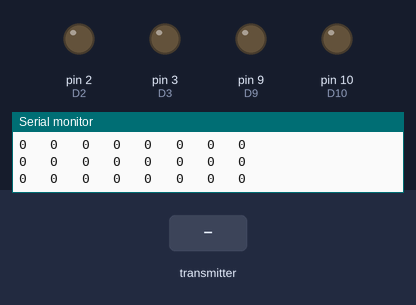
Bench run of a sketch on a simulated Arduino Uno, built with avr-gcc and run on an emulated ATmega328P. Parts: output pins drawn as LEDs (lit = HIGH), the last lines printed to the serial monitor. The inputs (shaded band) are chosen by the test bench. No radio packets arrive unless stated; pins used as bus, display or sensor lines are not drawn.

Above: at 1.2 s.
1.3 s: the transmitter starts sending ch3 = 64
At 2.4 s:
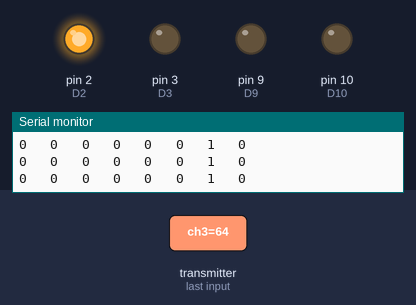
2.8 s: the transmitter starts sending ch3 = 255
At 3.4 s:
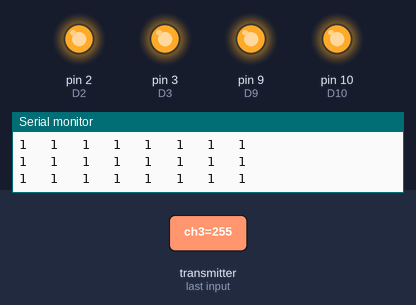
4.3 s: the transmitter starts sending ch3 = 0
At 4.6 s:
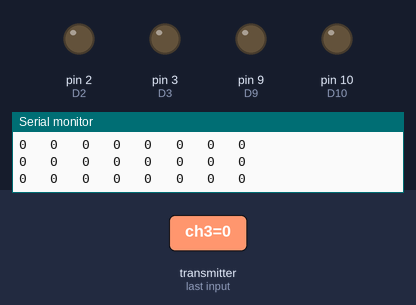
Timing chart, 0 to 7.3 s (numbered marks = the images above; inputs shaded):
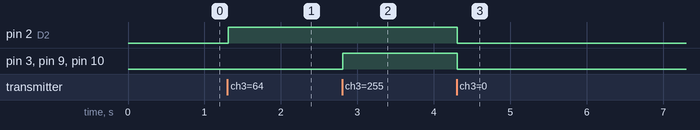

The sketch:

Gotov_Vixen_peredacha_6.ino
```cpp
/* Receiver code for the Arduino VIXEN Wireless lights controls

   If you have any issues with this code or suggestions please feel free to contact me.
                          Jody Payne
                   Knucklebuster620@live.com

 * Install the NRF24 library to your IDE

    NRF24 Pins

    GND    ->   GND
    Vcc    ->   3.3V
    CE     ->   A1
    CNS   ->   A0
    CLK    ->   D13
    MOSI   ->   D11
    MISO   ->   D12
*/
#define D2 2
#define D3 3
#define D4 4
#define D5 5
#define D6 6
#define D9 9
#define D10 10


#include <SPI.h>
#include <nRF24L01.h>
#include <RF24.h>

RF24 radio(7, 8);  //CE and CSN pins

byte address = 55;


// The sizeof this struct should not exceed 32 bytes
struct Received_data {
  byte ch1;
  byte ch2;
  byte ch3;
//  byte ch4;
//  byte ch5;
//  byte ch6;
};

Received_data received_data;


int ch1_value = 0;
int ch2_value = 0;
int ch3_value = 0;
//int ch4_value = 0;
//int ch5_value = 0;
//int ch6_value = 0;


void reset_the_Data()
{
  // 'safe' values to use when NO radio input is detected
  received_data.ch1 = 0;
  received_data.ch2 = 0;
  received_data.ch3 = 0;
//  received_data.ch4 = 0;
//  received_data.ch5 = 0;
//  received_data.ch6 = 0;
}


/**************************************************/

void setup()
{
  Serial.begin(57600);
    pinMode(D10, OUTPUT);
    pinMode(D9, OUTPUT);
    pinMode(D6, OUTPUT);
    pinMode(D5, OUTPUT);
    pinMode(D4, OUTPUT);
    pinMode(D3, OUTPUT);
    pinMode(D2, OUTPUT);
    digitalWrite(D10, LOW);
    digitalWrite(D9, LOW);
    digitalWrite(D6, LOW);
    digitalWrite(D5, LOW);
    digitalWrite(D4, LOW);
    digitalWrite(D3, LOW);
    digitalWrite(D2, LOW);

  //We reset the received values
  reset_the_Data();

  //Once again, begin and radio configuration
  radio.begin();
//  radio.setChannel(27);
  radio.openReadingPipe(0, address);
  radio.setPALevel(RF24_PA_MIN);
  radio.setDataRate(RF24_2MBPS);
//  radio.enableDynamicPayloads();
  radio.setAutoAck(false);
//  radio.openReadingPipe (0,0xAABBCCDD11LL);                 // Открываем 1 трубу с адресом 0xAABBCCDD11, для приема данных.
  radio.startListening();

}

/**************************************************/

unsigned long lastRecvTime = 0;

//We create the function that will read the data each certain time
void receive_the_data()
{
  while ( radio.available() ) {
  radio.read(&received_data, sizeof(Received_data));
  lastRecvTime = millis(); //Here we receive the data
}
}
/**************************************************/

void loop(){
  receive_the_data();
  unsigned long now = millis();
  if ( now - lastRecvTime > 1000 ) {
    // signal lost?
    reset_the_Data();
    //Go up and change the initial values if you want depending on
    //your aplications.
  }


  ch1_value = received_data.ch1;
  ch2_value = received_data.ch2;
  ch3_value = received_data.ch3;
//  ch4_value = received_data.ch4;
//  ch5_value = received_data.ch5;
//  ch6_value = received_data.ch6;

Serial.print(bitRead(ch3_value, 0));Serial.print("   ");Serial.print(bitRead(ch3_value, 1));Serial.print("   ");Serial.print(bitRead(ch3_value, 2));Serial.print("   ");
Serial.print(bitRead(ch3_value, 3));Serial.print("   ");Serial.print(bitRead(ch3_value, 4));Serial.print("   ");Serial.print(bitRead(ch3_value, 5));Serial.print("   ");
Serial.print(bitRead(ch3_value, 6));Serial.print("   ");Serial.print(bitRead(ch3_value, 7));Serial.println("   ");

 if bitRead(ch3_value, 0)
    digitalWrite(D10, HIGH);
    else
    digitalWrite(D10, LOW);

 if bitRead(ch3_value, 1)
    digitalWrite(D9, HIGH);
    else
    digitalWrite(D9, LOW);

 if bitRead(ch3_value, 2)
    digitalWrite(D6, HIGH);
    else
    digitalWrite(D6, LOW);

 if bitRead(ch3_value, 3)
    digitalWrite(D5, HIGH);
    else
    digitalWrite(D5, LOW);

 if bitRead(ch3_value, 4)
    digitalWrite(D4, HIGH);
    else
    digitalWrite(D4, LOW);

 if bitRead(ch3_value, 5)
    digitalWrite(D3, HIGH);
    else
    digitalWrite(D3, LOW);

 if bitRead(ch3_value, 6)
    digitalWrite(D2, HIGH);
    else
    digitalWrite(D2, LOW);


}//Loop end
```

Measured:
- after the input at 1.3 s, pin 2 (D2): LOW → HIGH at once
- after the input at 2.8 s, pin 3 (D3), pin 9 (D9), pin 10 (D10): LOW → HIGH at once
- after the input at 4.3 s, pin 2 (D2), pin 3 (D3), pin 9 (D9), pin 10 (D10): HIGH → LOW at once
